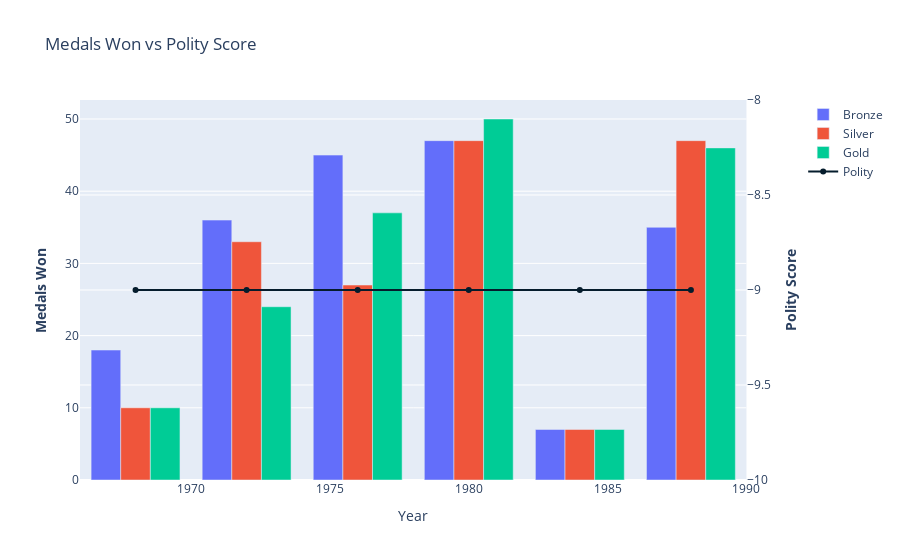
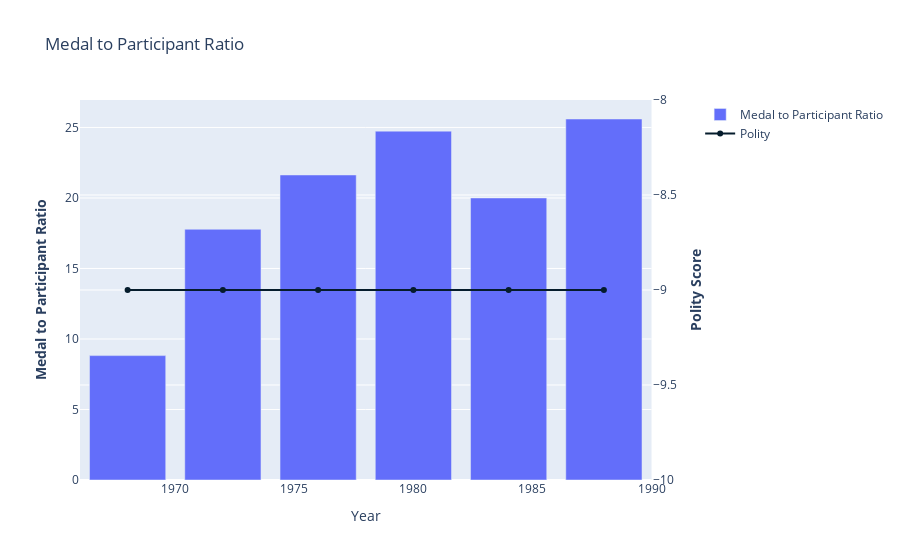
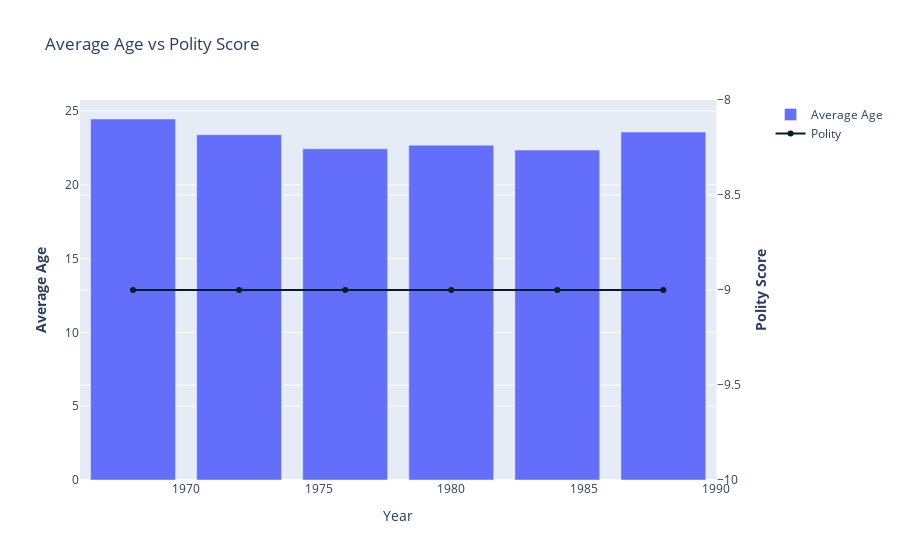
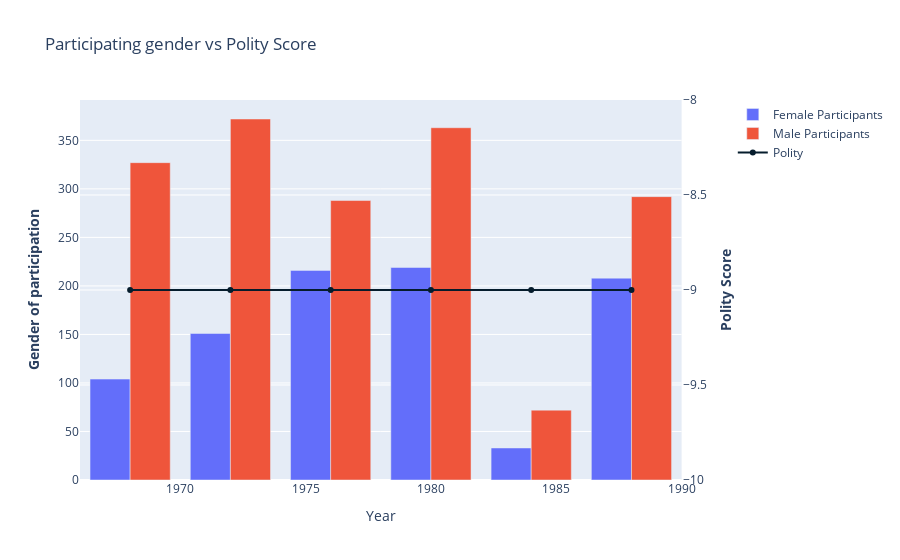

Notebook code for these charts, in order:
### Markdown cell above
### Germany:

In 1916, 1940, 1944 the Olympics was cancelled due to world war I and II. During 1945-1990 the Germany split into Germany East was influenced by Russia and Germany West was influenced by USA which was democratic.Surprsisingly Germany East performed well in years 1980 compared to Germany West which showed dip in number of medals. The medals to participation ratio was higher in East Germany as it was widely beleived that doping was allowed in East Germany. Female participation found to be more involved in East Germany whereas male participation was higher in West Germany.

### Code cell
plot_graphs_for_country(final_df, polity_dff3, 'GERMANY EAST', 1929, 2014)

### Figure 1 — Plotly figure (JSON) as saved in the notebook; plotly's stock layout.template omitted (floating-point values rounded to 4 significant figures)
{"data": [{"name": "Bronze", "type": "bar", "x": [1968, 1972, 1976, 1980, 1984, 1988], "xaxis": "x", "y": [18, 36, 45, 47, 7, 35], "yaxis": "y"}, {"name": "Silver", "type": "bar", "x": [1968, 1972, 1976, 1980, 1984, 1988], "xaxis": "x", "y": [10, 33, 27, 47, 7, 47], "yaxis": "y"}, {"name": "Gold", "type": "bar", "x": [1968, 1972, 1976, 1980, 1984, 1988], "xaxis": "x", "y": [10, 24, 37, 50, 7, 46], "yaxis": "y"}, {"marker": {"color": "#051c2c"}, "name": "Polity", "type": "scatter", "x": [1968, 1972, 1976, 1980, 1984, 1988], "xaxis": "x", "y": [-9, -9, -9, -9, -9, -9], "yaxis": "y2"}], "layout": {"title": {"text": "Medals Won vs Polity Score"}, "xaxis": {"anchor": "y", "domain": [0, 0.94], "title": {"text": "Year"}}, "yaxis": {"anchor": "x", "domain": [0, 1], "title": {"text": "<b>Medals Won</b>"}}, "yaxis2": {"anchor": "x", "overlaying": "y", "side": "right", "title": {"text": "<b>Polity Score</b>"}}}}

### Figure 2 — Plotly figure (JSON) as saved in the notebook; plotly's stock layout.template omitted (floating-point values rounded to 4 significant figures)
{"data": [{"name": "Medal to Participant Ratio", "type": "bar", "x": [1968, 1972, 1976, 1980, 1984, 1988], "xaxis": "x", "y": [8.82, 17.78, 21.63, 24.74, 20, 25.6], "yaxis": "y"}, {"marker": {"color": "#051c2c"}, "name": "Polity", "type": "scatter", "x": [1968, 1972, 1976, 1980, 1984, 1988], "xaxis": "x", "y": [-9, -9, -9, -9, -9, -9], "yaxis": "y2"}], "layout": {"title": {"text": "Medal to Participant Ratio"}, "xaxis": {"anchor": "y", "domain": [0, 0.94], "title": {"text": "Year"}}, "yaxis": {"anchor": "x", "domain": [0, 1], "title": {"text": "<b>Medal to Participant Ratio</b>"}}, "yaxis2": {"anchor": "x", "overlaying": "y", "side": "right", "title": {"text": "<b>Polity Score</b>"}}}}

### Figure 3 — Plotly figure (JSON) as saved in the notebook; plotly's stock layout.template omitted (floating-point values rounded to 4 significant figures)
{"data": [{"name": "Average Age", "type": "bar", "x": [1968, 1972, 1976, 1980, 1984, 1988], "xaxis": "x", "y": [24.46, 23.39, 22.44, 22.68, 22.35, 23.57], "yaxis": "y"}, {"marker": {"color": "#051c2c"}, "name": "Polity", "type": "scatter", "x": [1968, 1972, 1976, 1980, 1984, 1988], "xaxis": "x", "y": [-9, -9, -9, -9, -9, -9], "yaxis": "y2"}], "layout": {"title": {"text": "Average Age vs Polity Score"}, "xaxis": {"anchor": "y", "domain": [0, 0.94], "title": {"text": "Year"}}, "yaxis": {"anchor": "x", "domain": [0, 1], "title": {"text": "<b>Average Age</b>"}}, "yaxis2": {"anchor": "x", "overlaying": "y", "side": "right", "title": {"text": "<b>Polity Score</b>"}}}}

### Figure 4 — Plotly figure (JSON) as saved in the notebook; plotly's stock layout.template omitted (floating-point values rounded to 4 significant figures)
{"data": [{"name": "Female Participants", "type": "bar", "x": [1968, 1972, 1976, 1980, 1984, 1988], "xaxis": "x", "y": [104, 151, 216, 219, 33, 208], "yaxis": "y"}, {"name": "Male Participants", "type": "bar", "x": [1968, 1972, 1976, 1980, 1984, 1988], "xaxis": "x", "y": [327, 372, 288, 363, 72, 292], "yaxis": "y"}, {"marker": {"color": "#051c2c"}, "name": "Polity", "type": "scatter", "x": [1968, 1972, 1976, 1980, 1984, 1988], "xaxis": "x", "y": [-9, -9, -9, -9, -9, -9], "yaxis": "y2"}], "layout": {"title": {"text": "Participating gender vs Polity Score"}, "xaxis": {"anchor": "y", "domain": [0, 0.94], "title": {"text": "Year"}}, "yaxis": {"anchor": "x", "domain": [0, 1], "title": {"text": "<b>Gender of participation</b>"}}, "yaxis2": {"anchor": "x", "overlaying": "y", "side": "right", "title": {"text": "<b>Polity Score</b>"}}}}
